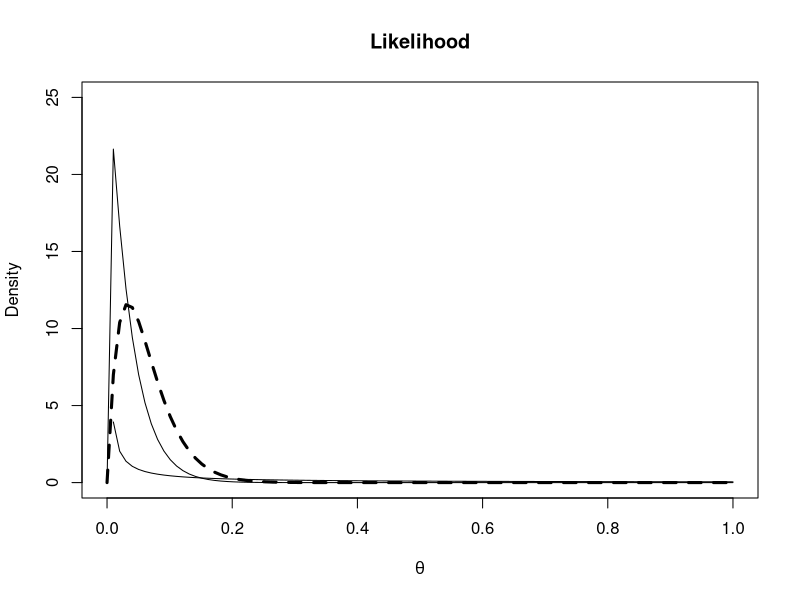
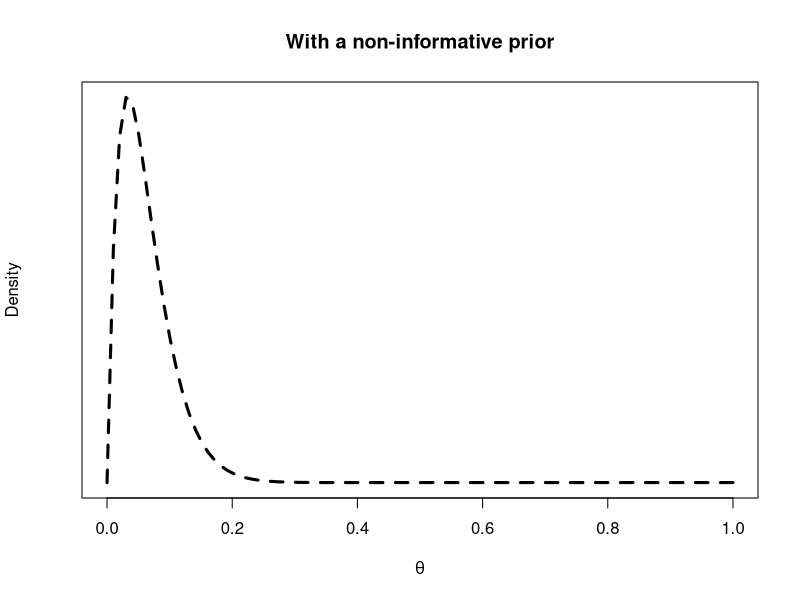
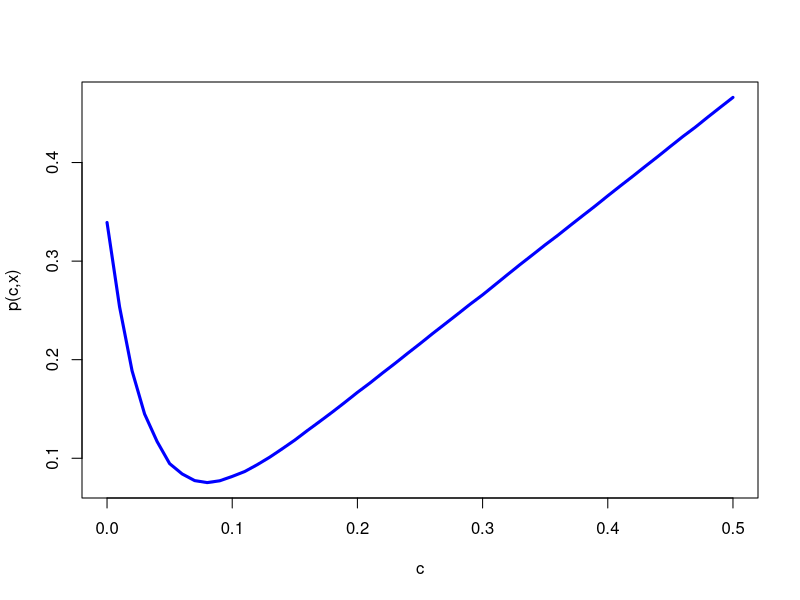
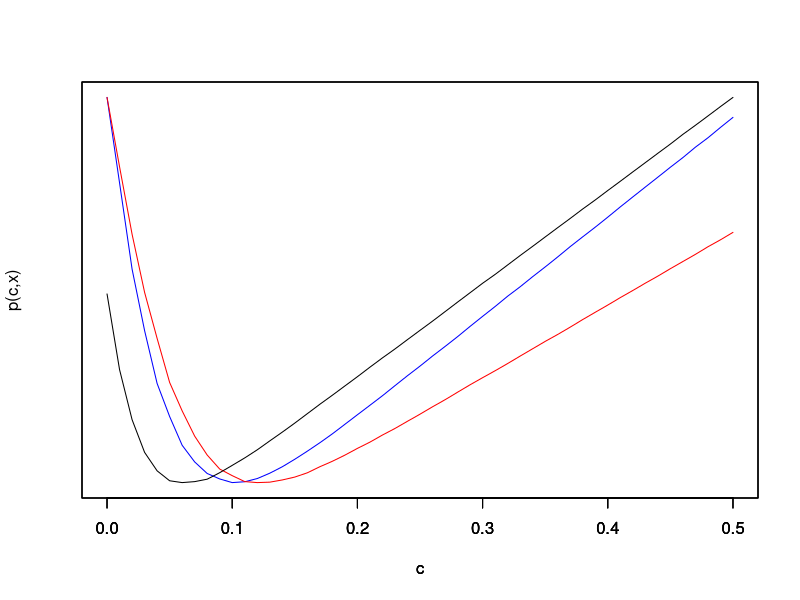
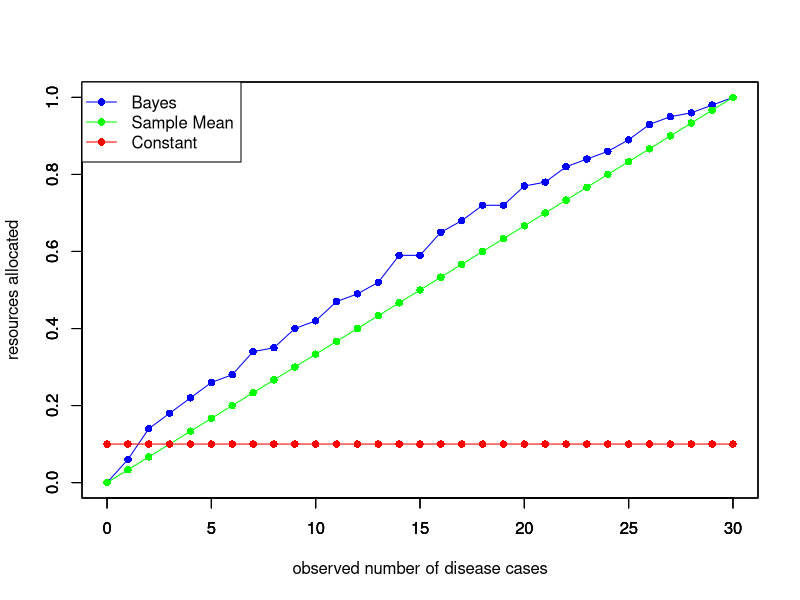

Reproduce these figures in R, in order. (Note: a time limit stopped this script after it produced the figures.)
## ---- chunk 1
knitr::opts_chunk$set(echo = TRUE)
## ---- chunk 2
set.seed(123)

th <- seq(0,1, length.out =100)
c <- seq(0,1, length.out = 100)

# Calculate the prior
a = 0.05
b = 1
sum_x = 1
n = 30
prior <- dbeta(th, a, b)
like <- dbeta(th, sum_x+1, n - sum_x + 1)
post <- dbeta(th, sum_x+a, n-sum_x+b)

# Graph this:

plot(th, like, type="l", main="Likelihood", ylab="Density", lty=2, lwd=3,
     xlab=expression(theta), ylim=c(0,25))
lines(th, prior)
lines(th, post)

plot(th,like, type="l", ylab="Density", lty=2, lwd=3, 
     xlab=expression(theta), yaxt="n", 
     main="With a non-informative prior")
# Calculate the loss
loss <- function(theta, c) {
  if(c < theta) {
    return(10*abs(theta-c))
  } else {
    return(abs(theta-c))
  }
}
an = a + sum_x
bn = b + n - sum_x
posterior_risk <- function(c, s = 30000) {
  
  theta <- rbeta(s, an, bn)
  
  loss <- apply(as.matrix(theta), 1, loss, c)
  
  risk <- mean(loss)
}

c <- seq(0, 0.5, by=0.01)
post_risk <- apply(as.matrix(c), 1, posterior_risk)

plot(c, post_risk, type="l",col="blue", lwd=3, ylab='p(c,x)')

# Calculate the minimum
print(c[which.min(post_risk)])

## ---- chunk 3
posterior_risk <- function(c, a_prior, b_prior, sum_x, n, s=30000) {
  
  a_post = a_prior + sum_x
  b_post = b_prior + n - sum_x
  
  theta <- rbeta(s, a_post, b_post)
  
  loss <- apply(as.matrix(theta), 1, loss, c)
  
  risk <- mean(loss)  
}
as <- c(0.5, 1, 0.05); bs <- c(1,1,10)
post_risk <- matrix(NA, 3, length(c))

for(i in 1:3) {
  a_prior = as[i]
  b_prior = bs[i]
  
  post_risk[i,] <- apply(as.matrix(c), 1, posterior_risk, a_prior, b_prior, sum_x, n)
}


plot(c, post_risk[1,], type="l", col="blue", lty=1, yaxt="n", ylab="p(c,x)")
par(new=T)
plot(c, post_risk[2,], type="l", col="red", lty=1, yaxt="n",ylab="")
par(new=T)
plot(c, post_risk[3,], type="l", col="black", lty=1, yaxt="n", ylab="")


## ---- chunk 4
sum_xs = seq(0,30)
n <- 30
a <- 0.05; b <-1

min_c = matrix(NA, 3, length(sum_xs))

optimal_c <- function(sum_x, a_prior, b_prior, n, s=500) {
  
  # Set up values of C to consider.
  c <- seq(0,1, by=0.01)
  # Calculate posterior risk for each c
  post_risk <- apply(as.matrix(c), 1, posterior_risk, a_prior,b_prior, sum_x, n, s)
  # Return the optimal C
  c[which.min(post_risk)]
}

# Return the bayesian risk
min_c[1,] = apply(as.matrix(sum_xs), 1, optimal_c, a, b, n)

min_c[2,] = sum_xs/n
min_c[3,] = 0.1

plot(sum_xs, min_c[1,], col='blue',type='o', pch=16,
     ylab="resources allocated", xlab="observed number of disease cases",
     ylim=c(0,1))
par(new=T)
plot(sum_xs, min_c[2,], type='o', col='green',
     pch=16, ylab='',xlab='', ylim=c(0,1))
par(new=T)
plot(sum_xs, min_c[3,], type='o',col='red',
     pch=16, ylab='',xlab='', ylim=c(0,1))
legend("topleft", lty=c(1,1,1), pch=c(16,16,16),
       col=c("blue","green", "red"),
       legend=c("Bayes", "Sample Mean", "Constant"))


## ---- chunk 5
th <- seq(0,1, by=0.1)


frequentist_risk <- function(theta) {
  sum_xs = rbinom(100, 30, theta)
  
  bayes_optimal <- apply(as.matrix(sum_xs), 1, optimal_c, a, b, n, s=100)
  
  mean_c <- sum_xs/30
  
  risk = matrix(NA, 3, length(sum_xs))
  
  # Calculate bayes risk
  loss1 <- apply(as.matrix(bayes_optimal), 1, loss, theta=theta)
  loss2 <- apply(as.matrix(mean_c), 1, loss, theta=theta)
  
  r1 <- mean(loss1)
  r2 <- mean(loss2)
  r3 <- loss(theta,0.1)
  return(c(r1, r2, r3))
}

risk <- apply(as.matrix(th), 1, frequentist_risk)

plot(th, risk[1,], col='blue', type='l', ylab='frequentist risk',
     xlab=expression(theta), ylim=c(0,1))

par(new=T)

plot(th, risk[2,], col='green', type='l', ylab='',xlab='', ylim=c(0,1))
par(new=T)
plot(th, risk[3,], col='red', type='l', ylab='',xlab='', ylim=c(0,1))
legend("topright", lty=c(1,1,1), col=c("blue","green", "red"),
       legend=c("Bayes", "Sample Mean", "constant"))
